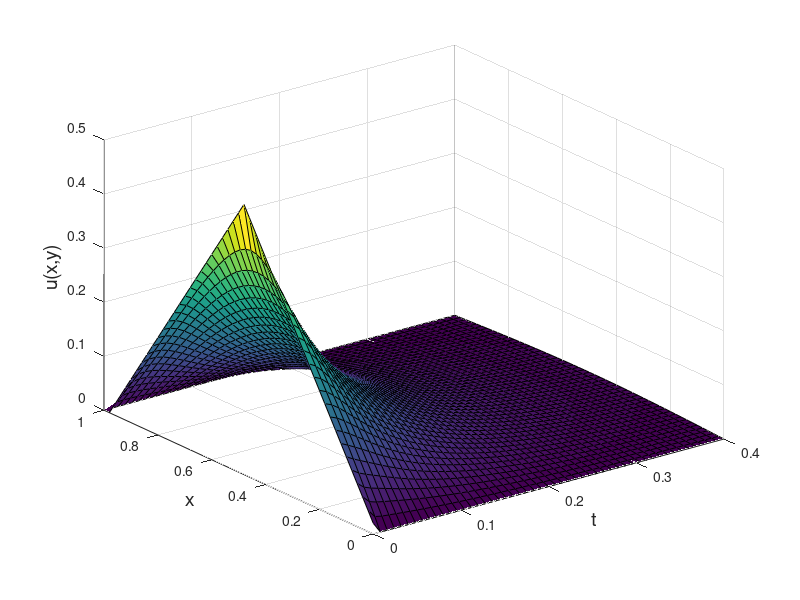

Recreate this plot in MATLAB.
% Parameters
N = 50; % number of grid points

% Spatial Domain
h = 1/N;
x = h*([1:N]-1)';

% Initial Condition
u = zeros(N,1);
for i = 1:ceil(N/2)
    u(i) = (i/N);
end
for i = ceil(N/2) : N
    u(i) = 1-(i/N);
end
 
% temporal domain
tmax = .4;
a = 20;
k = a*h^2;
M = round(tmax/k);

% Matrix
B = zeros(N,3);
B(:,1) = -a;
B(:,2) = (1+2*a);
B(:,3) = -a;
A = spdiags(B,[-1:1],N,N);
A(1,2) = 0;

% Iterate through time
uSave = [u;0];
tSave = 0;
for j = 1:M
    rhs = u;
    rhs(N) =  0;
    u = A\rhs;
    
    if mod(j,1)==0
        uSave = [uSave, [u;0]];
        tSave = [tSave, j*k];
    end
end

surf(tSave,[x;1],uSave)
xlabel('t','FontSize',14)
ylabel('x','FontSize',14)
zlabel('u(x,y)','FontSize',14)
    